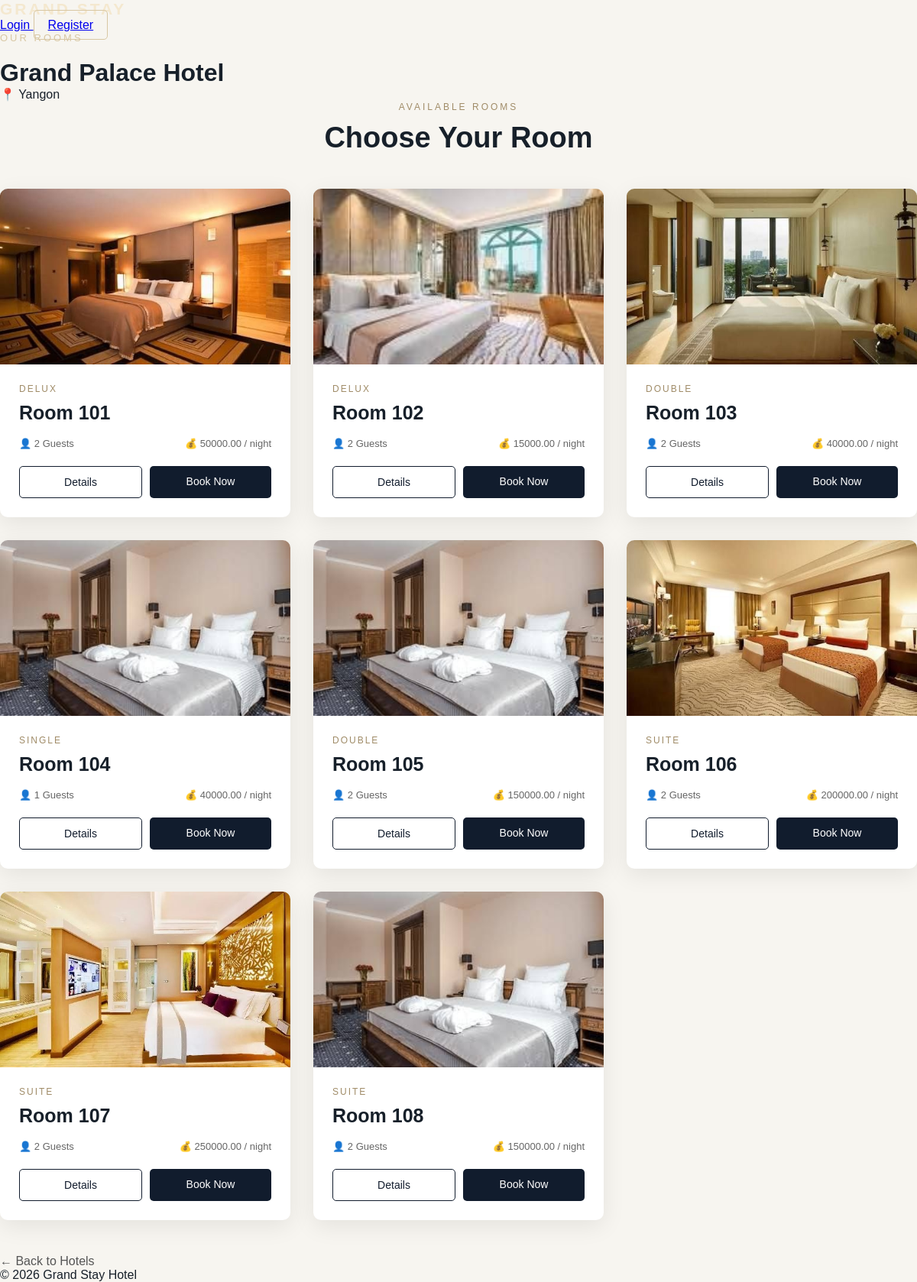
/hotel/1/rooms/, run on the app's committed database.
### booking/models.py (models this page shows, shortened)
class Hotel(models.Model):
    name = models.CharField(max_length=200)
    location = models.CharField(max_length=200)
    description = models.TextField()
    image = models.ImageField(upload_to='hotels/', blank=True, null=True)

class Room(models.Model):
    ROOM_TYPES = [
        ('Single', 'Single Room'),
        ('Double', 'DOuble Room'),
        ('Delux', 'Delux Room'),
        ('Suite', ' Suite'),
    ]
    hotel =models.ForeignKey(Hotel, on_delete=models.CASCADE,related_name='rooms')
    room_number = models.CharField(max_length=20)
    room_type = models.CharField(max_length=20,choices=ROOM_TYPES)
    price = models.DecimalField(max_digits=10, decimal_places=2)
    capacity = models.PositiveIntegerField()
    image = models.ImageField(upload_to='rooms/', blank=True, null=True)

### booking/views.py (the view)
def room_list(request, hotel_id):
    hotel = get_object_or_404(Hotel, id=hotel_id)
    rooms = Room.objects.filter(hotel=hotel)
    context = {
        "hotel": hotel,
        "rooms": rooms,
    }
    return render(request, "rooms.html", context)

### booking/templates/rooms.html (shortened to what this page needs)
{% load static %}
<link rel="stylesheet"
      href="{% static 'booking/css/style.css' %}">
<a href="{% url 'home' %}" class="logo">
    GRAND STAY
</a>
<nav>
    {% if user.is_authenticated %}
        <span class="welcome">
            Hi, {{ user.username }}
        </span>
        <a href="{% url 'my_bookings' %}">
            My Bookings
        </a>
        <a href="{% url 'logout' %}">
            Logout
        </a>
    {% else %}
        <a href="{% url 'login' %}">
            Login
        </a>
        <a href="{% url 'register' %}" class="nav-btn">
            Register
        </a>
    {% endif %}
</nav>
<div>
    <p class="small-title">OUR ROOMS</p>
    <h1>{{ hotel.name }}</h1>
    <p>
        📍 {{ hotel.location }}
    </p>
</div>
<div class="section-title">
    <p>AVAILABLE ROOMS</p>
    <h2>Choose Your Room</h2>
</div>
<div class="room-grid">
    {% for room in rooms %}
    <div class="room-card">
        {% if room.image %}
            <img src="{{ room.image.url }}"
                 alt="Room {{ room.room_number }}">
        {% else %}
            <div class="room-no-image">
                ROOM {{ room.room_number }}
            </div>
        {% endif %}
        <div class="room-content">
            <span class="room-type">
                {{ room.room_type }}
            </span>
            <h3>
                Room {{ room.room_number }}
            </h3>
            <div class="room-info">
                <span>
                    👤 {{ room.capacity }} Guests
                </span>
                <span>
                    💰 {{ room.price }} / night
                </span>
            </div>
            <div class="room-actions">
                <a href="{% url 'room_detail' room.id %}"
                   class="details-btn">
                    Details
                </a>
                <a href="{% url 'book_room' room.id %}"
                   class="book-btn">
                    Book Now
                </a>
            </div>
        </div>
    </div>
    {% empty %}
        <div class="empty">
            <h3>No rooms available.</h3>
            <p>Please check again later.</p>
        </div>
    {% endfor %}
</div>
<a href="{% url 'home' %}" class="back-link">
    ← Back to Hotels
</a>
<p>© 2026 Grand Stay Hotel</p>

### booking/static/booking/css/style.css (style rules this page uses)
* { margin: 0; padding: 0; box-sizing: border-box; }
.logo { color: #f4e8cf; text-decoration: none; font-size: 21px; font-weight: bold; letter-spacing: 3px; }
.nav-btn { border: 1px solid #d8c7a3; padding: 10px 18px; border-radius: 5px; }
.small-title { color: #d8c7a3; font-size: 13px; letter-spacing: 3px; margin-bottom: 20px; }
.section-title { text-align: center; margin-bottom: 45px; }
.section-title p { color: #a08c68; letter-spacing: 3px; font-size: 12px; margin-bottom: 12px; }
.section-title h2 { font-size: 38px; }
.room-grid { display: grid; grid-template-columns: repeat(auto-fit, minmax(300px, 1fr)); gap: 30px; }
.room-card { background: white; border-radius: 10px; overflow: hidden; box-shadow: 0 8px 30px rgba(0, 0, 0, 0.08); transition: 0.3s; }
.room-card img, .room-no-image { width: 100%; height: 230px; object-fit: cover; }
.room-content { padding: 25px; }
.room-type { color: #a08c68; font-size: 12px; text-transform: uppercase; letter-spacing: 2px; }
.room-content h3 { font-size: 25px; margin: 10px 0 18px; }
.room-info { display: flex; justify-content: space-between; gap: 10px; color: #666; font-size: 13px; margin-bottom: 22px; }
.room-actions { display: flex; gap: 10px; }
.details-btn, .book-btn { flex: 1; text-align: center; text-decoration: none; padding: 12px; border-radius: 5px; font-size: 14px; }
.details-btn { border: 1px solid #111c2d; color: #111c2d; }
.book-btn { background: #111c2d; color: white; }
.back-link { display: inline-block; margin-top: 45px; color: #555; text-decoration: none; }

### data on the page
Hotel: name "Grand Palace Hotel", location "Yangon"
Room: image (picture), room_type "DELUX", room_number "101", capacity "2", price "50000.00"
Room: image (picture), room_type "DELUX", room_number "102", capacity "2", price "15000.00"
Room: image (picture), room_type "DOUBLE", room_number "103", capacity "2", price "40000.00"
Room: image (picture), room_type "SINGLE", room_number "104", capacity "1", price "40000.00"
Room: image (picture), room_type "DOUBLE", room_number "105", capacity "2", price "150000.00"
Room: image (picture), room_type "SUITE", room_number "106", capacity "2", price "200000.00"
Room: image (picture), room_type "SUITE", room_number "107", capacity "2", price "250000.00"
Room: image (picture), room_type "SUITE", room_number "108", capacity "2", price "150000.00"
